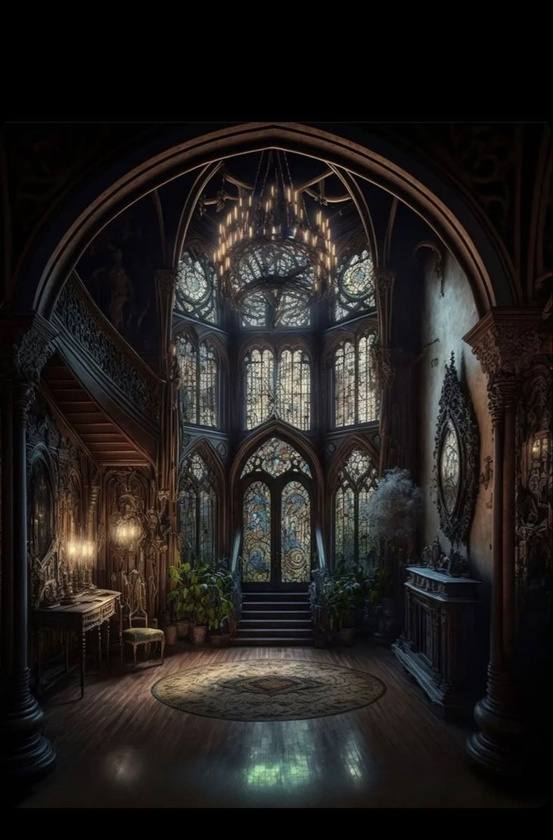
#> input picture foyer.jpg, 553 x 840 px, shrunk from 790 x 1200 before the run, found by its file name
$ python txt_Adventure_knights_Destiny.py
#> lines starting #> are read from the running program, lines starting #| are printed output that depends on the picture
import random
#Import required modules from Pillow package
from PIL import Image, ImageDraw, ImageFont

min_value = 1
max_value = 3
def castle_foyer():
   print("You find yourself standing in front of the massive Castle Foyer door.")
   print("As you push it open, you're greeted by the dimly lit grand entrance.")
   print("Dusty tapestries hang from the walls, and the air is thick with mystery.")
   print("Two paths lie before you:")
   print("1. The door to the Drill Room is shrouded in shadows.")
   print("2. The entrance to the Armoury gleams with the promise of weapons and secrets.")
   # get an image
   base = Image.open(r'c:\Users\adria\Desktop\Knights Destiny Pictures\Knights Destiny\Knights Destiny\foyer.jpg').convert('RGBA')

   # make a blank image for the text, initialized to transparent text color
   txt = Image.new('RGBA', base.size, (255,255,255,0))

   # get a font
   fnt = ImageFont.truetype(r'c:\\Users\\adria\Desktop\\Knights Destiny Pictures\\Knights Destiny\\Knights Destiny\\Ghost-Battle-Personal.otf', 20)


   # get a drawing context
   d = ImageDraw.Draw(txt)

   # draw text, half opacity
   d.text((6,14), "You find yourself standing in front of the massive Castle Foyer door.", font=fnt, fill=(255,255,255,128))
   d.text((6,38), "As you push it open you are greeted by the dimly lit grand entrance.", font=fnt, fill=(255,255,255,128))
   d.text((6,62), "Dusty tapestries hang from the walls, and the air is thick with mystery.", font=fnt, fill=(255,255,255,128))


   # draw text, full opacity
   d.text((14,110), "Two paths lie before you:", font=fnt, fill=(255,255,255,255))
   d.text((14,134), "1. The door to the Drill Room is shrouded in shadows.", font=fnt, fill=(255,255,255,255))
   d.text((14,158), "2. The entrance to the Armoury gleams with the promise of weapons and secrets.", font=fnt, fill=(255,255,255,255))
   out = Image.alpha_composite(base, txt)
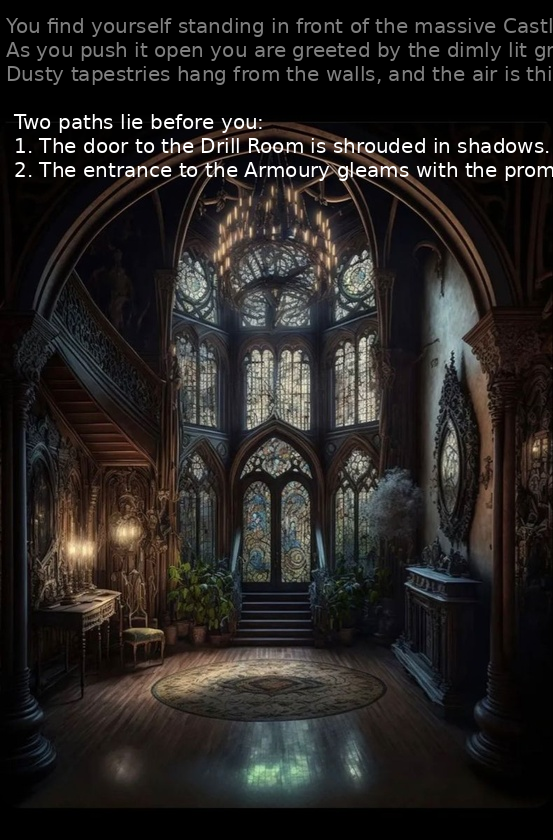
#> out: PIL image 553x840 RGBA; mean R, G, B, A 38.4, 35.4, 33.6, 255

   #Show image
   out.show()


   while True:
        choice = input("Enter your choice: ")
#> the answer given: 1

        if choice in ("1", "2"):  # Check if the choice is either "1" or "2"
            if choice == "1":
                drill_room()
            elif choice == "2":
                guess_number_to_return("Castle Foyer")
            break  # Exit the loop if the choice is valid
        else:
            print("You have to enter a valid location.")

def drill_room():
    print("Inside the Drill Room, you're surrounded by ancient weapons and training dummies.")
    print("It is quiet and a single candle flickers on a dusty table.")
    print("Two passages in front of you:")
    print("1. The Museum door is slightly open, revealing glimpses of precious artifacts.")
    print("2. The War Room lies at the end of a corridor, its door imposing and locked.")

   # get an image
    base = Image.open(r'C:\Users\adria\Desktop\Knights Destiny Pictures\Knights Destiny\Knights Destiny\drillroom.jpg').convert('RGBA')
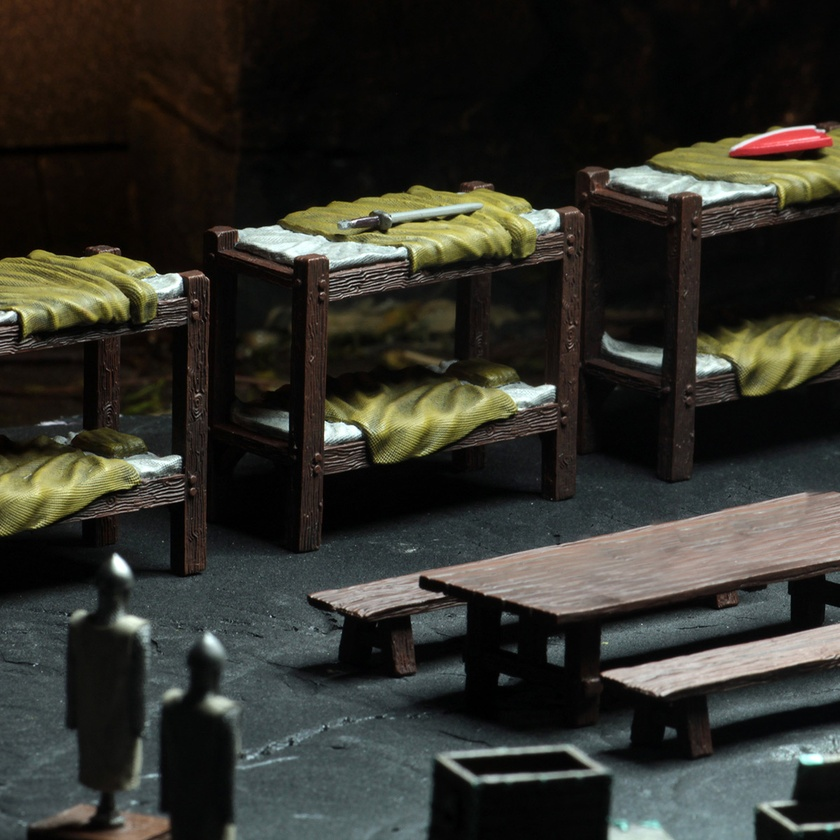
#> input picture drillroom.jpg, 840 x 840 px, shrunk from 1200 x 1200 before the run, found by its file name
#> base: PIL image 840x840 RGBA

   # make a blank image for the text, initialized to transparent text color
    txt = Image.new('RGBA', base.size, (255,255,255,0))
#> txt: PIL image 840x840 RGBA

   # get a font
    fnt = ImageFont.truetype(r'c:\\Users\\adria\Desktop\\Knights Destiny Pictures\\Knights Destiny\\Knights Destiny\\Ghost-Battle-Personal.otf', 20)

   # get a drawing context
    d = ImageDraw.Draw(txt)

   # draw text, half opacity
    d.text((6,14), "Inside the Drill Room you are surrounded by ancient weapons and training dummies.", font=fnt, fill=(255,255,255,128))
    d.text((6,38), "It is quiet and a single candle flickers on a dusty table.", font=fnt, fill=(255,255,255,128))


   # draw text, full opacity
    d.text((14,110), "Two passages in front of you:", font=fnt, fill=(255,255,255,255))
    d.text((14,134), "1. The Museum door is slightly open revealing glimpses of precious artifacts.", font=fnt, fill=(255,255,255,255))
    d.text((14,158), "2. The War Room lies at the end of a corridor its door imposing and locked.", font=fnt, fill=(255,255,255,255))
    out = Image.alpha_composite(base, txt)
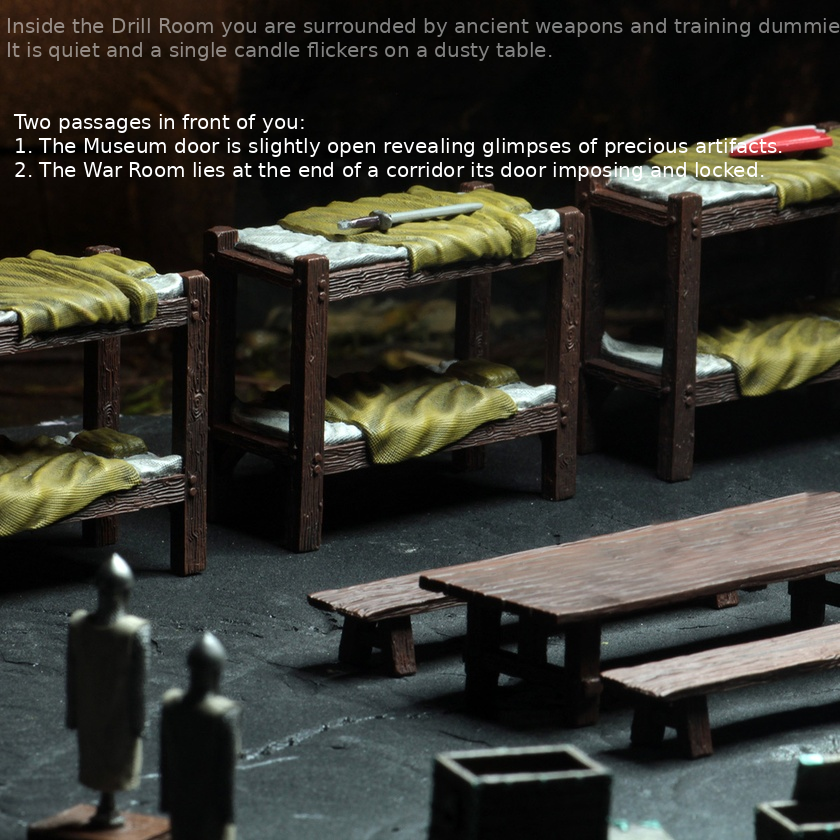
#> out: PIL image 840x840 RGBA; mean R, G, B, A 53.2, 53, 46.4, 255

   #Show image
    out.show()

    while True:
        choice = input("Enter your choice: ")
#> the answer given: 1

        if choice in ("1", "2"):  # Check if the choice is either "1" or "2"
            if choice == "1":
                museum()
            elif choice == "2":
                guess_number_to_return("Drill Room")
            break  # Exit the loop if the choice is valid
        else:
            print("You have to enter a valid location.")
def museum():
    print("Entering the Museum, you're surrounded by rows of gleaming weapons and suits of armor.")
    print("The room is filled with the smell of polished steel and leather.")
    print("Two paths lay ahead:")
    print("1. A door with an unknown destination. Will this be your Final Destination? Do you dare to open it?")
    print("2. The Courtyard appears hidden behind a heavy metal door, promising escape. But are your enemies waiting there?")

   # get an image
    base = Image.open(r'c:\Users\adria\Desktop\Knights Destiny Pictures\Knights Destiny\Knights Destiny\museum.jpg').convert('RGBA')
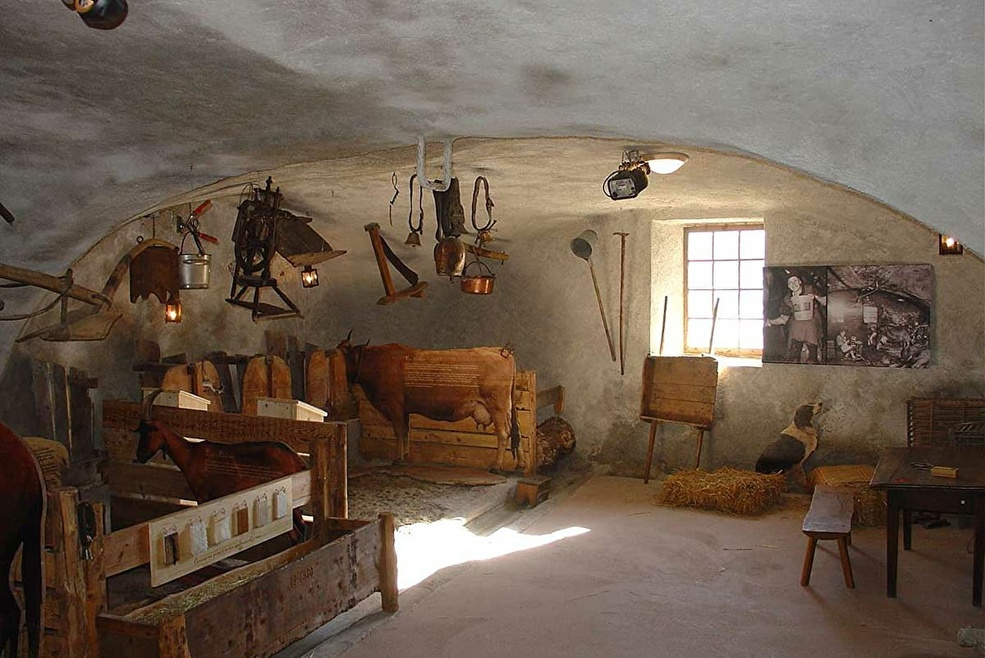
#> input picture museum.jpg, 985 x 658 px, shrunk from 1407 x 940 before the run, found by its file name
#> base: PIL image 985x658 RGBA

   # make a blank image for the text, initialized to transparent text color
    txt = Image.new('RGBA', base.size, (255,255,255,0))
#> txt: PIL image 985x658 RGBA

   # get a font
    fnt = ImageFont.truetype(r'c:\\Users\\adria\Desktop\\Knights Destiny Pictures\\Knights Destiny\\Knights Destiny\\Ghost-Battle-Personal.otf', 20)

   # get a drawing context
    d = ImageDraw.Draw(txt)

   # draw text, half opacity
    d.text((6,14), "Entering the Museum you are surrounded by rows of gleaming weapons and suits of armor.", font=fnt, fill=(255,255,255,128))
    d.text((6,38), "The room is filled with the smell of polished steel and leather.", font=fnt, fill=(255,255,255,128))


   # draw text, full opacity
    d.text((14,110), "Two paths lay ahead:", font=fnt, fill=(255,255,255,255))
    d.text((14,134), "1. A door with an unknown destination. Will this be your Final Destination? Do you dare to open it?", font=fnt, fill=(255,255,255,255))
    d.text((14,158), "2. The Courtyard appears hidden behind a heavy metal door, promising escape. But are your enemies waiting there?", font=fnt, fill=(255,255,255,255))
    out = Image.alpha_composite(base, txt)
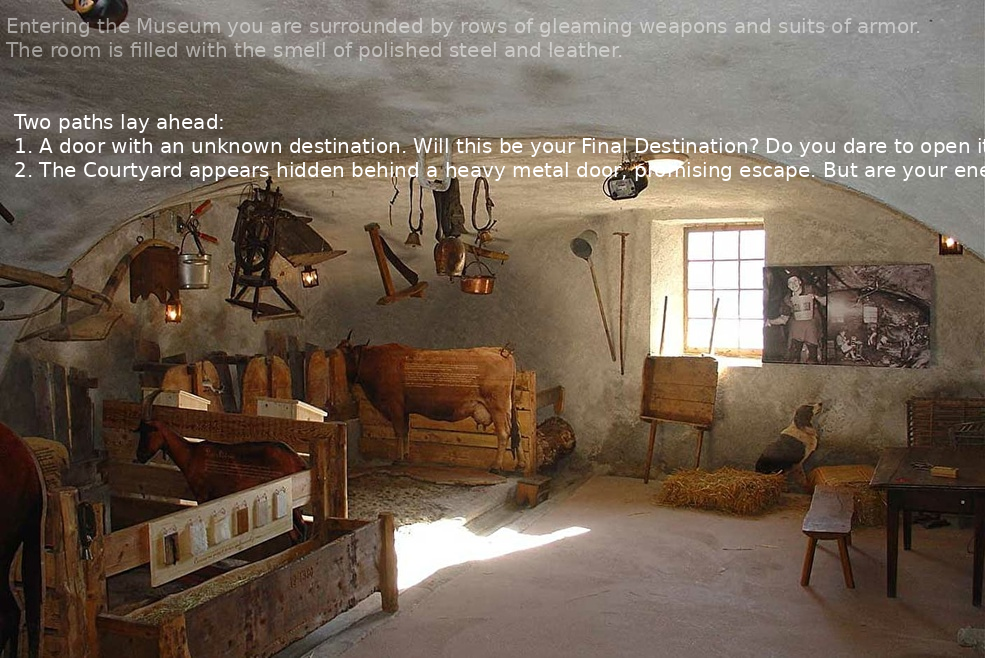
#> out: PIL image 985x658 RGBA; mean R, G, B, A 111.8, 96.2, 82.1, 255

   #Show image
    out.show()

    while True:
        choice = input("Enter your choice: ")
#> the answer given: 1

        if choice in ("1", "2"):  # Check if the choice is either "1" or "2"
            if choice == "1":
                print("Congratulations! You have reached the Secret Passage!")

   # get an image
                base = Image.open(r'c:\Users\adria\Desktop\Knights Destiny Pictures\Knights Destiny\Knights Destiny\secretpassage.jpg').convert('RGBA')
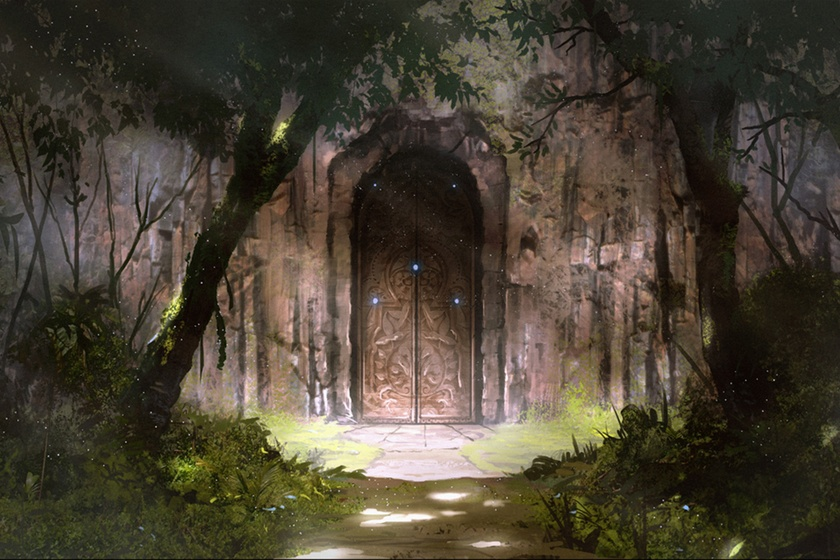
#> input picture secretpassage.jpg, 840 x 560 px, shrunk from 1200 x 800 before the run, found by its file name
#> base: PIL image 840x560 RGBA

   # make a blank image for the text, initialized to transparent text color
                txt = Image.new('RGBA', base.size, (255,255,255,0))
#> txt: PIL image 840x560 RGBA

   # get a font
                fnt = ImageFont.truetype(r'c:\\Users\\adria\Desktop\\Knights Destiny Pictures\\Knights Destiny\\Knights Destiny\\Ghost-Battle-Personal.otf', 20)

   # get a drawing context
                d = ImageDraw.Draw(txt)


   # draw text, full opacity
                d.text((14,110), "Congratulations! ", font=fnt, fill=(255,255,255,255))
                d.text((14,158), "You have reached the Secret Passage!", font=fnt, fill=(255,255,255,255))

                out = Image.alpha_composite(base, txt)
#> out: PIL image 840x560 RGBA

   #Show image
                out.show()


            elif choice == "2":
                guess_number_to_return("Museum")
            break  # Exit the loop if the choice is valid
        else:
            print("You have to enter a valid location.")
def guess_number_to_return(location):
    print(f"DEAD END! If you guess the correct number from 1 to 3, you will go back to {location}")
    while True:
        correct_number = random.randint(min_value, max_value)
        guess = input("Enter your guess: ")
        if guess.isdigit():
            guess = int(guess)
            if min_value <= guess <= max_value:
                if guess == correct_number:
                    print(f"Correct! You can now return to the {location}.")
                    if location == "Castle Foyer":
                        castle_foyer()
                    elif location == "Drill Room":
                        drill_room()
                    elif location == "Museum":
                        museum()
                    break
                else:
                    print("Wrong guess. Try again.")
            else:
                print("Please enter a valid value from 1 to 3.")
        else:
            print("Invalid input. Please enter a number between 1 and 3.")
# Start the game in the Castle Foyer
castle_foyer()
